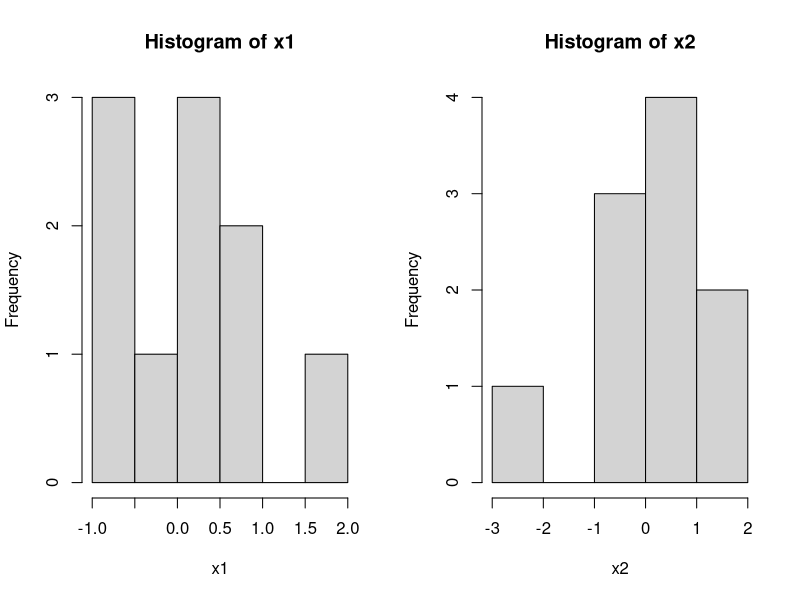
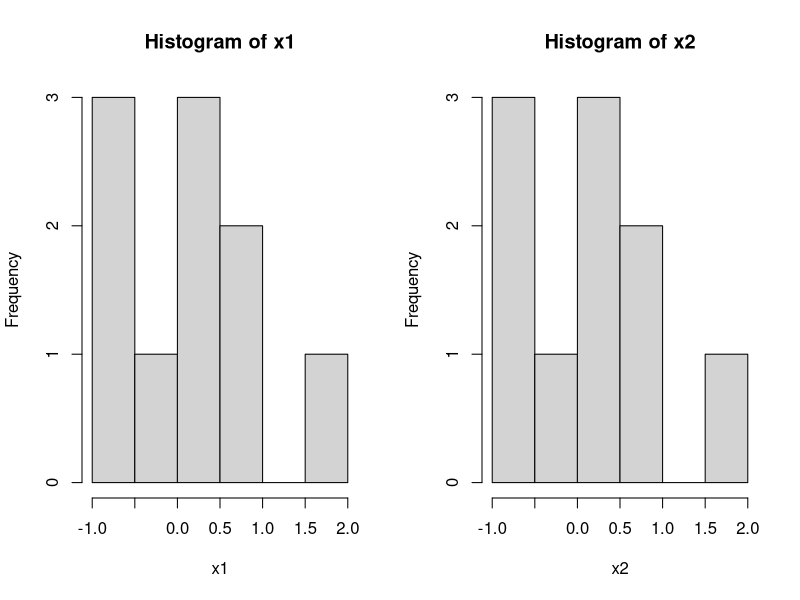
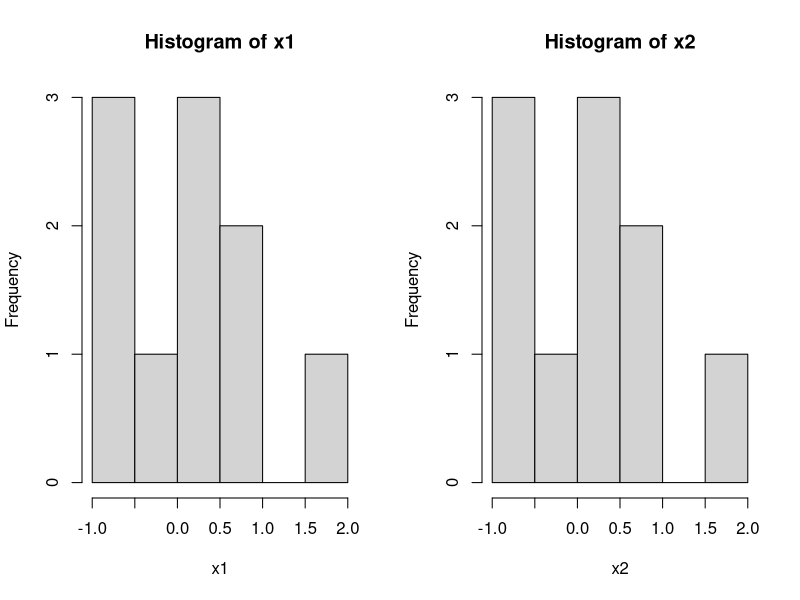

Write R code to recreate these figures, in order.
## ---- chunk 1
# Simulate 
set.seed(1)
x1 <- rnorm(10)
x2 <- rnorm(10)

# Plot
par(mfrow=c(1,2))
hist(x1)
hist(x2)
## ---- chunk 2
# Set random seed to 1.
set.seed(1)
x1 <- rnorm(10)

# Reset the random seed to 1.
set.seed(1)
x2 <- rnorm(10)

# Plot
par(mfrow=c(1,2))
hist(x1)
hist(x2)
## ---- chunk 3
# Sample all 10 in one command.
set.seed(1)
x1 <- rnorm(10)

# Sample two sets of 5 sequentially.
set.seed(1)
y1 <- rnorm(5)
y2 <- rnorm(5)
x2 <- c(y1,y2)

# Plot
par(mfrow=c(1,2))
hist(x1)
hist(x2)
## ---- chunk 4
set.seed(1)
runif(5)
## ---- chunk 5
set.seed(1)
seq1 <- runif(5)
set.seed(1)
ignore <- runif(1)
seq2 <- runif(5)

df <- data.frame(Seq1=c(seq1,NA),Seq2=c(NA,seq2))
knitr::kable(df,digits=3,row.names=TRUE)
## ---- chunk 6
ignore
## ---- chunk 7
set.seed(1)
seq1 <- runif(5)
set.seed(1)
ignore <- rnorm(1)
seq2 <- runif(5)

df <- data.frame(Seq1=c(seq1,rep(NA,2)), Seq2=c(rep(NA,2),seq2))
knitr::kable(df,digits=3,row.names=TRUE)
## ---- chunk 8
RNGkind(normal.kind="Box-Muller")
set.seed(1)
seq1 <- runif(5)
set.seed(1)
ignore <- rnorm(1)
seq2 <- runif(5)
set.seed(1)
ignore <- rnorm(2)
seq3 <- runif(5)

seq1
seq2
seq3
## ---- chunk 9
RNGkind(normal.kind="default")
set.seed(1)
seq1 <- runif(5)
set.seed(1)
ignore <- rnorm(1)
seq2 <- runif(5)
set.seed(1)
ignore <- rnorm(2)
seq3 <- runif(5)

seq1
seq2
seq3
